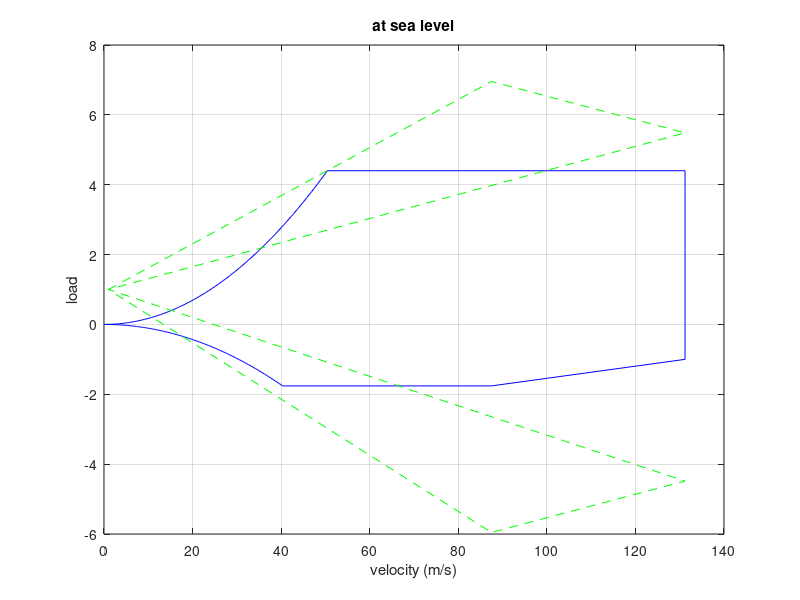
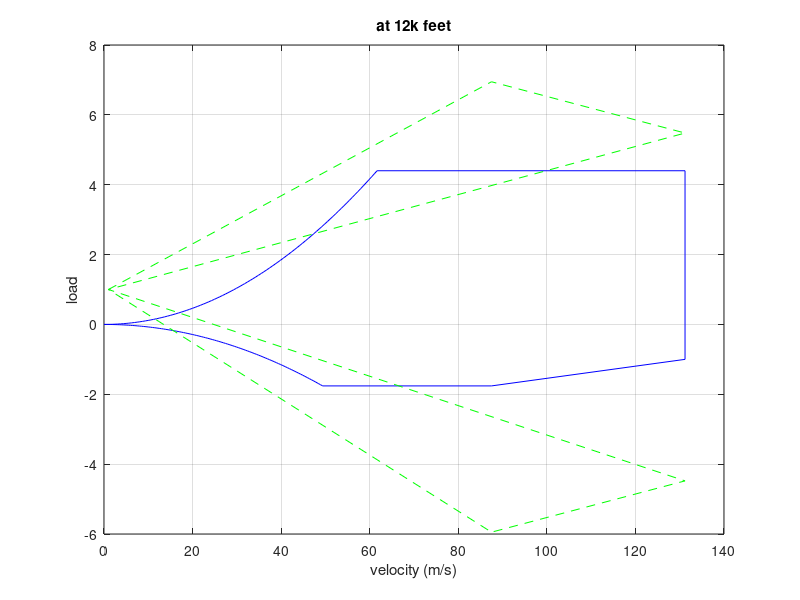

The MATLAB script that drew these images, in order:
CL_pmax_12k =  1.5969;
CL_nmax_12k = -0.9965;
CL_pmax_sea = 1.6588;
CL_nmax_sea = -1.0372;

 b = 37*3.0480e-01;       %[m]
 w = (2000/2.2)*9.81;   %[N]
 c = 4.41667*3.0480e-01;  %[m]
 s = b*c;
vn_points = [50.4361, 4.4;...
                87.5, 6.9559;...
                131.2, 5.4849;...
                131.2, -4.4849;...
                87.5, -5.9559;...
                40.3401, -1.76;...
                61.6608, 4.4;...
                87.5, 6.9477;...% to do
                131.2, 5.4795;... % to do
                131.2, -4.4795;...% to do
                87.5, -5.9477;...% to do
                49.3673, -1.76];
            
 V_1sea = linspace(0,vn_points(1,1),100);
 V_112k = linspace(0,vn_points(7,1),100);
 V_6sea = linspace(0,vn_points(6,1),100);
 V_612k = linspace(0,vn_points(12,1),100);
 
 
 rho_sea = 1.2251;  % [kg/m^3]
 rho_12k = 0.8514;  % [kg/m^3]
 n1_sea = (0.5*rho_sea.*V_1sea.^2)*s*CL_pmax_sea/(w);
 n2_sea = [4.4 4.4 -1 -1.76 -1.76];
 n6_sea = (0.5*rho_sea.*V_6sea.^2)*s*CL_nmax_sea/w;
 V_2sea = [vn_points(1,1) 131.2 131.2 87.5 vn_points(6,1)];
 
 n1_12k = (0.5*rho_12k.*V_112k.^2)*s*CL_pmax_12k/w;
 n2_12k = [4.4 4.4 -1 -1.76 -1.76];
 n6_12k = (0.5*rho_12k.*V_612k.^2)*CL_nmax_12k*s/w;
 V_212k = [vn_points(7,1) 131.2 131.2 87.5 vn_points(12,1)];
 
 n_gust_sea = [1 vn_points(2,2) vn_points(3,2) 1 vn_points(4,2) vn_points(5,2) 1];
 v_gust_sea = [1 vn_points(2,1) vn_points(3,1) 1 vn_points(4,1) vn_points(5,1) 1];
 n_gust_12k = [1 vn_points(8,2) vn_points(9,2) 1 vn_points(10,2) vn_points(11,2) 1];
 v_gust_12k = [1 vn_points(8,1) vn_points(9,1) 1 vn_points(10,1) vn_points(11,1) 1];
 
 plot(V_1sea,n1_sea,'b',V_2sea,n2_sea,'b',V_6sea,n6_sea,'b')
 hold on
 plot(v_gust_sea,n_gust_sea,'g--')

 grid on
xlabel('velocity (m/s)')
ylabel('load')
title('at sea level')
 figure (2)

 plot(V_112k,n1_12k,'b',V_212k,n2_12k,'b',V_612k,n6_12k,'b')
  hold on
 plot(v_gust_12k,n_gust_12k,'g--')
 
 grid on
 xlabel('velocity (m/s)')
ylabel('load')
title('at 12k feet')

            
